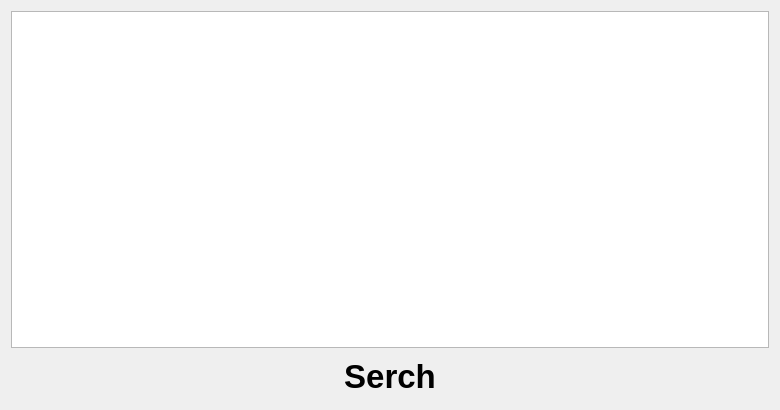
<?xml version="1.0" encoding="UTF-8"?>
<ui version="4.0">
 <class>Tab6ParkinglotLog</class>
 <widget class="QWidget" name="Tab6ParkinglotLog">
  <property name="geometry">
   <rect>
    <x>0</x>
    <y>0</y>
    <width>780</width>
    <height>410</height>
   </rect>
  </property>
  <property name="windowTitle">
   <string>Form</string>
  </property>
  <layout class="QGridLayout" name="gridLayout">
   <item row="0" column="0">
    <layout class="QVBoxLayout" name="verticalLayout">
     <item>
      <widget class="QTableView" name="pTvParkingLogDb"/>
     </item>
     <item>
      <layout class="QHBoxLayout" name="horizontalLayout_2">
       <item>
        <spacer name="horizontalSpacer">
         <property name="orientation">
          <enum>Qt::Horizontal</enum>
         </property>
         <property name="sizeHint" stdset="0">
          <size>
           <width>40</width>
           <height>20</height>
          </size>
         </property>
        </spacer>
       </item>
       <item>
        <widget class="QPushButton" name="pPbReport">
         <property name="font">
          <font>
           <pointsize>25</pointsize>
           <weight>75</weight>
           <bold>true</bold>
          </font>
         </property>
         <property name="text">
          <string>Serch</string>
         </property>
         <property name="flat">
          <bool>true</bool>
         </property>
        </widget>
       </item>
       <item>
        <spacer name="horizontalSpacer_2">
         <property name="orientation">
          <enum>Qt::Horizontal</enum>
         </property>
         <property name="sizeHint" stdset="0">
          <size>
           <width>40</width>
           <height>20</height>
          </size>
         </property>
        </spacer>
       </item>
      </layout>
     </item>
    </layout>
   </item>
  </layout>
 </widget>
 <resources/>
 <connections/>
</ui>
